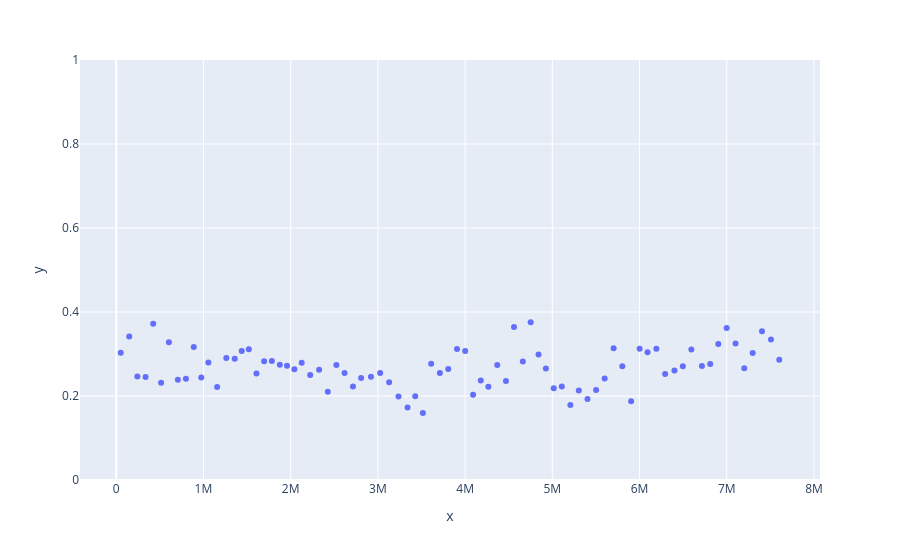

Notebook code for this chart:
### Code cell
# Now let's plot the genome scan
fig=px.scatter(x=pos, 
           y=fst,
            )
fig.update_yaxes(range=[0, 1])
